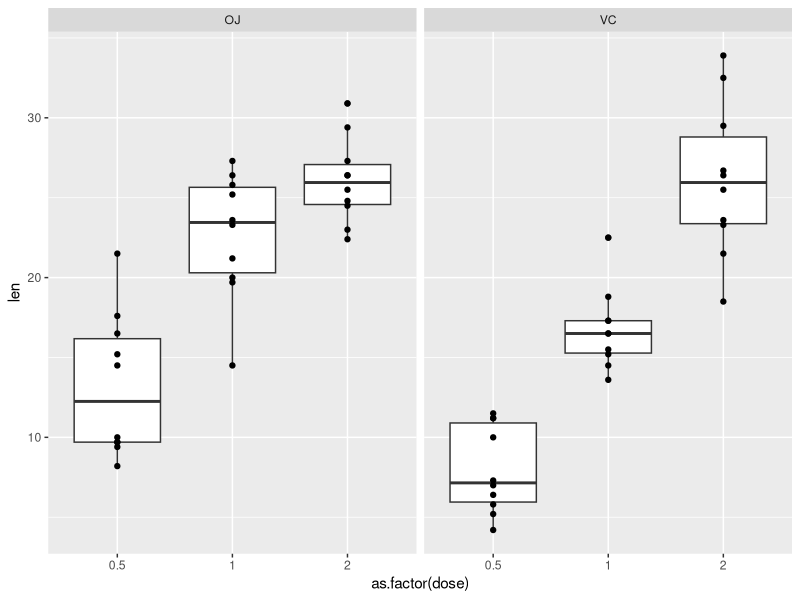

The R source for this figure:
## ---- chunk 1
knitr::opts_chunk$set(echo = TRUE)
## ---- chunk 2
library(dplyr)
data(ToothGrowth)
## ---- chunk 3
table(Dosage=ToothGrowth$dose, Supplement=ToothGrowth$supp)
# a quick summary of length shows that it varies considerably.
summary(ToothGrowth)
## ---- chunk 4
library(ggplot2)
qplot(y=len, x=as.factor(dose), data=ToothGrowth, geom=c("boxplot","smooth","point"), facets=.~supp)
## ---- chunk 5
g_vc <- ToothGrowth$len[ToothGrowth$supp=="VC"];
g_oj <- ToothGrowth$len[ToothGrowth$supp=="OJ"];
ttest <- t.test(g_vc, g_oj, paired = FALSE, alternative = "two.sided")
l_ci <- ttest$conf.int[1]  # lower limit of confidence interval
u_ci <- ttest$conf.int[2]  # upper limit of confidence interval

ttest
l_ci #lower confidence interval
u_ci #upper confidence interval 

## ---- chunk 6
d_1 <- ToothGrowth$len[ToothGrowth$dose==0.5];
d_2 <- ToothGrowth$len[ToothGrowth$dose==1.0];
d_3 <- ToothGrowth$len[ToothGrowth$dose==2.0];

ttest1 <- t.test(d_1, d_2, paired = FALSE, alternative = "two.sided")
ttest2 <- t.test(d_1, d_3, paired = FALSE, alternative = "two.sided")
ttest3 <- t.test(d_2, d_3, paired = FALSE, alternative = "two.sided")
pvals <- c(ttest1$p.value,ttest2$p.value,ttest3$p.value)
ttest1;ttest2;ttest3
pvals
